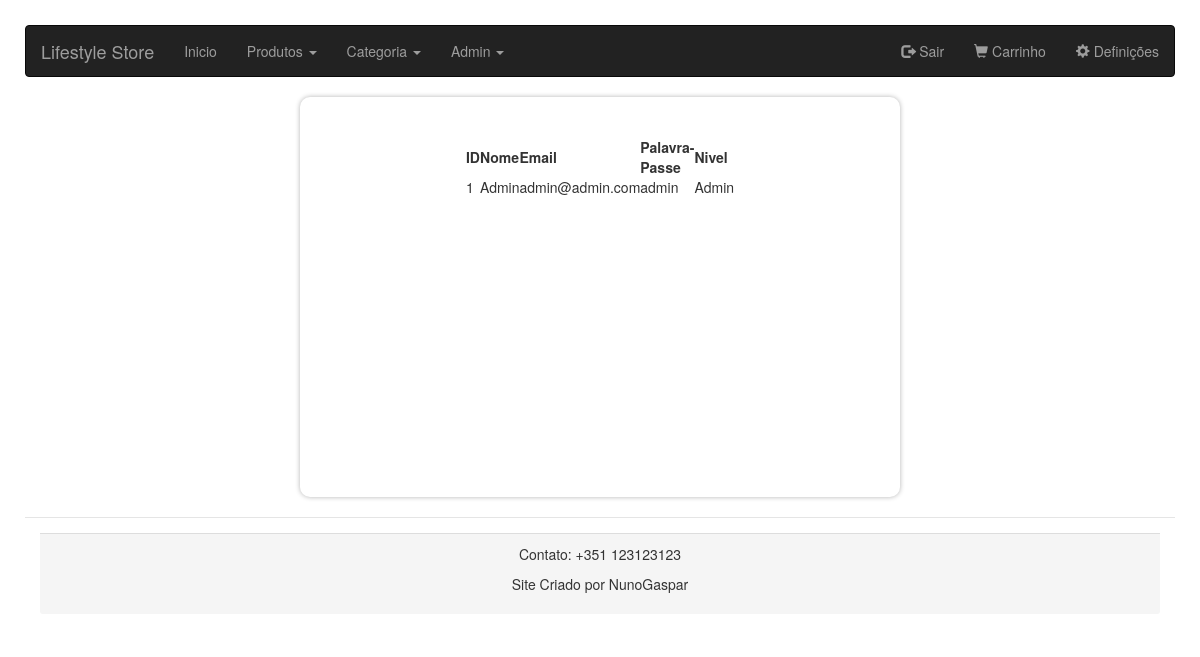
Page /contas.php (signed in) on the committed database.
### tables this page shows
CREATE TABLE `loginregister` (
  `ID` int(11) NOT NULL,
  `name` varchar(255) NOT NULL,
  `email` varchar(255) NOT NULL,
  `password` varchar(255) NOT NULL,
  `nivel` int(1) UNSIGNED NOT NULL DEFAULT 0
);

### contas.php (the view, shortened to what this page needs)
<?php
    if(isset($_SESSION["user"]) && is_array($_SESSION["user"])){
        $nivelsession = $_SESSION["user"][4];
    }else{
        echo "<script>window.location = 'login.php'</script>";
    }
?>
<!DOCTYPE html>
<html>
    <head>
        <link rel="stylesheet" href="https://maxcdn.bootstrapcdn.com/bootstrap/3.4.1/css/bootstrap.min.css">
    </head>
<body>
<?php
    	require 'dashboardnav.php';
    ?>
        <?php if($nivelsession ==1): ?>
            <center>
                <div class="container">
                    <table width="40%" class="login-email">
                        <tbody>
                            <?php
                                $query = "SELECT * FROM loginregister ";
                                $result = mysqli_query($conn, $query);
                                if(mysqli_num_rows($result) > 0){
                            ?>
                                    <tr style="font-weight: bold">
                                        <td>ID</td>
                                        <td>Nome</td>
                                        <td>Email</td>
                                        <td>Palavra-Passe</td>
                                        <td>Nivel</td>
                                    </tr>
                                    <?php
                                        foreach ($result as $linha) {
                                    ?>
                                    <tr>
                                        <td><?=$linha["ID"]; ?></td>
                                        <td><?=$linha["name"]; ?></td>
                                        <td><?=$linha["email"]; ?></td>
                                        <td><?=$linha["password"]; ?></td>
                                        <td>
                                            <?php
                                                if($linha['nivel']==1){
                                                    echo "Admin";
                                                }else{
                                                    echo "User";
                                                }
                                            ?>
                                        </td>
                                    </tr>
                            <?php
                                        }
                                }else{
                            ?>
                                    <tr>
                                        <td colspan="6">Sem contas registradas</td>
                                    </tr>
                            <?php
                                }
                            ?>
                        </tbody>
                    </table>
                </div>
            </center>
        <?php endif; ?>
    <br>
    <?php
    	require 'footer.php';
    ?>
</body>
</html>

### contas.php (style rules this page uses)
body { padding-top:0px; padding-bottom:50px; margin-bottom: 20px; text-align:center; border: 0px solid black; padding: 25px; background: url('img/dashboard.jpg') center center no-repeat fixed; background-repeat: no-repeat; background-size: 100% 100%; }
.container { width: 600px; min-height: 400px; background: #FFF; border-radius: 10px; box-shadow: 0 0 5px rgba(0,0,0,.3); padding: 40px 30px; }

### rows in the picture
loginregister: ID "1", name "Admin", email "admin@admin.com", password "admin", nivel "Admin"
